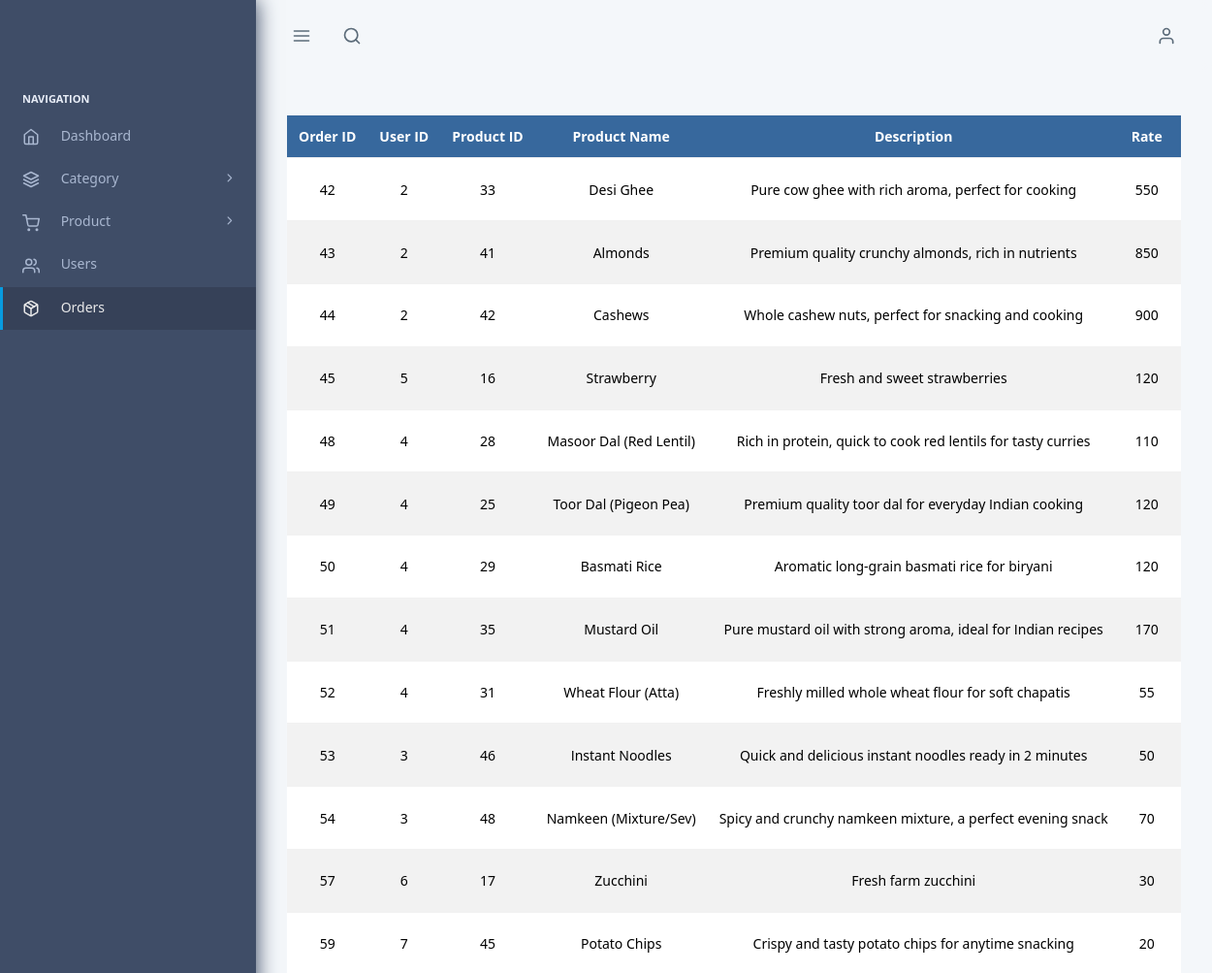
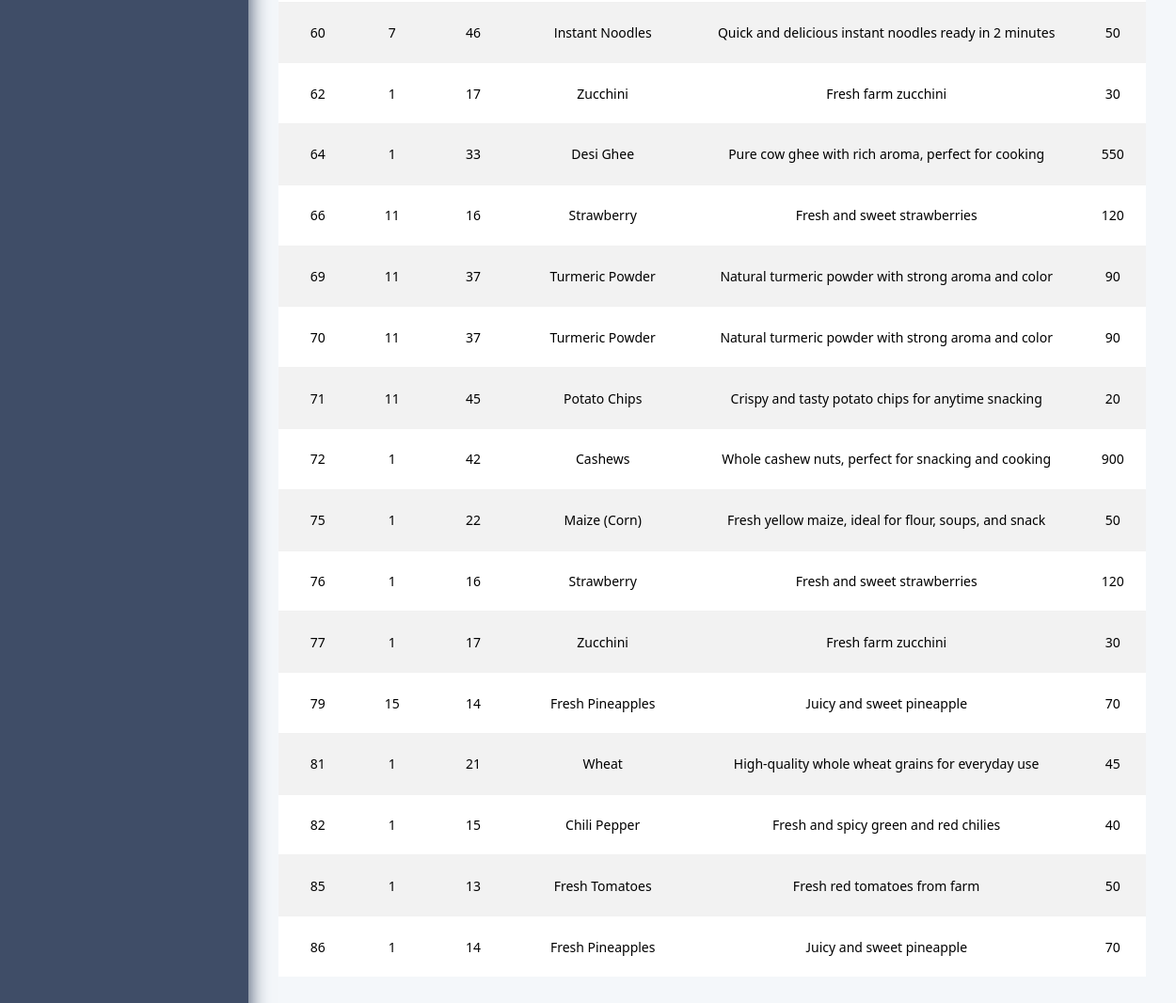
The page /admin1/pages/orders.php on the database its author committed (2 pictures, top to bottom).
### tables this page shows
CREATE TABLE `order_master` (
  `oid` int(11) NOT NULL,
  `uid` int(11) NOT NULL,
  `pid` int(11) NOT NULL,
  `pname` varchar(100) NOT NULL,
  `pdesc` varchar(100) NOT NULL,
  `rate` int(11) NOT NULL,
  `photo` varchar(1000) NOT NULL,
  `qty` int(11) DEFAULT 1
);

### admin1/pages/orders.php (the view, shortened to what this page needs)
<?php
    include("hhh.php");
?>
<div class="container mt-4">
    <div class="table-responsive">
        <?php
            include("connect.php");
            $q = mysqli_query($con,"select * from order_master");
            echo "<table class='table table-striped table-hover align-middle text-center'>";
            echo "<tr class='table-header'>";
            echo "<th>Order ID</th>";
            echo "<th>User ID</th>";
            echo "<th>Product ID</th>";
            echo "<th>Product Name</th>";
            echo "<th>Description</th>";
            echo "<th>Rate</th>";
            echo "<th>Photo</th>";
            echo "</tr>";
            while ($row = mysqli_fetch_array($q))
            {
                echo "<tr>";
                echo "<td>" .$row['oid']. "</td>";
                echo "<td>" .$row['uid']. "</td>";
                echo "<td>" .$row['pid']. "</td>";
                echo "<td>" .$row['pname']. "</td>";
                echo "<td>" .$row['pdesc']. "</td>";
                echo "<td>" .$row['rate']. "</td>";
                echo "<td align=center><img src='./images/productImg/$row[photo]' height=150 width=150 class='img-fluid rounded'>";
                echo "</tr>";
            }
            echo "</table>";
        ?>
    </div>
</div>
<?php
    include("fff.php");
?>

### admin1/pages/orders.php (style rules this page uses)
.table-header th { background-color: #3A6EA5 !important; color: #fff !important; }

### rows shown on the page
order_master: oid "42", uid "2", pid "33", pname "Desi Ghee", pdesc "Pure cow ghee with rich aroma, perfect for cooking", rate "550"
order_master: oid "43", uid "2", pid "41", pname "Almonds", pdesc "Premium quality crunchy almonds, rich in nutrients", rate "850"
order_master: oid "44", uid "2", pid "42", pname "Cashews", pdesc "Whole cashew nuts, perfect for snacking and cooking", rate "900"
order_master: oid "45", uid "5", pid "16", pname "Strawberry", pdesc "Fresh and sweet strawberries", rate "120"
order_master: oid "48", uid "4", pid "28", pname "Masoor Dal (Red Lentil)", pdesc "Rich in protein, quick to cook red lentils for tasty curries", rate "110"
order_master: oid "49", uid "4", pid "25", pname "Toor Dal (Pigeon Pea)", pdesc "Premium quality toor dal for everyday Indian cooking", rate "120"
order_master: oid "50", uid "4", pid "29", pname "Basmati Rice", pdesc "Aromatic long-grain basmati rice for biryani", rate "120"
order_master: oid "51", uid "4", pid "35", pname "Mustard Oil", pdesc "Pure mustard oil with strong aroma, ideal for Indian recipes", rate "170"
order_master: oid "52", uid "4", pid "31", pname "Wheat Flour (Atta)", pdesc "Freshly milled whole wheat flour for soft chapatis", rate "55"
order_master: oid "53", uid "3", pid "46", pname "Instant Noodles", pdesc "Quick and delicious instant noodles ready in 2 minutes", rate "50"
order_master: oid "54", uid "3", pid "48", pname "Namkeen (Mixture/Sev)", pdesc "Spicy and crunchy namkeen mixture, a perfect evening snack", rate "70"
order_master: oid "57", uid "6", pid "17", pname "Zucchini", pdesc "Fresh farm zucchini", rate "30"
order_master: oid "59", uid "7", pid "45", pname "Potato Chips", pdesc "Crispy and tasty potato chips for anytime snacking", rate "20"
order_master: oid "60", uid "7", pid "46", pname "Instant Noodles", pdesc "Quick and delicious instant noodles ready in 2 minutes", rate "50"
order_master: oid "62", uid "1", pid "17", pname "Zucchini", pdesc "Fresh farm zucchini", rate "30"
order_master: oid "64", uid "1", pid "33", pname "Desi Ghee", pdesc "Pure cow ghee with rich aroma, perfect for cooking", rate "550"
order_master: oid "66", uid "11", pid "16", pname "Strawberry", pdesc "Fresh and sweet strawberries", rate "120"
order_master: oid "69", uid "11", pid "37", pname "Turmeric Powder", pdesc "Natural turmeric powder with strong aroma and color", rate "90"
order_master: oid "70", uid "11", pid "37", pname "Turmeric Powder", pdesc "Natural turmeric powder with strong aroma and color", rate "90"
order_master: oid "71", uid "11", pid "45", pname "Potato Chips", pdesc "Crispy and tasty potato chips for anytime snacking", rate "20"
order_master: oid "72", uid "1", pid "42", pname "Cashews", pdesc "Whole cashew nuts, perfect for snacking and cooking", rate "900"
order_master: oid "75", uid "1", pid "22", pname "Maize (Corn)", pdesc "Fresh yellow maize, ideal for flour, soups, and snack", rate "50"
order_master: oid "76", uid "1", pid "16", pname "Strawberry", pdesc "Fresh and sweet strawberries", rate "120"
order_master: oid "77", uid "1", pid "17", pname "Zucchini", pdesc "Fresh farm zucchini", rate "30"
order_master: oid "79", uid "15", pid "14", pname "Fresh Pineapples", pdesc "Juicy and sweet pineapple", rate "70"
order_master: oid "81", uid "1", pid "21", pname "Wheat", pdesc "High-quality whole wheat grains for everyday use", rate "45"
order_master: oid "82", uid "1", pid "15", pname "Chili Pepper", pdesc "Fresh and spicy green and red chilies", rate "40"
order_master: oid "85", uid "1", pid "13", pname "Fresh Tomatoes", pdesc "Fresh red tomatoes from farm", rate "50"
order_master: oid "86", uid "1", pid "14", pname "Fresh Pineapples", pdesc "Juicy and sweet pineapple", rate "70"
